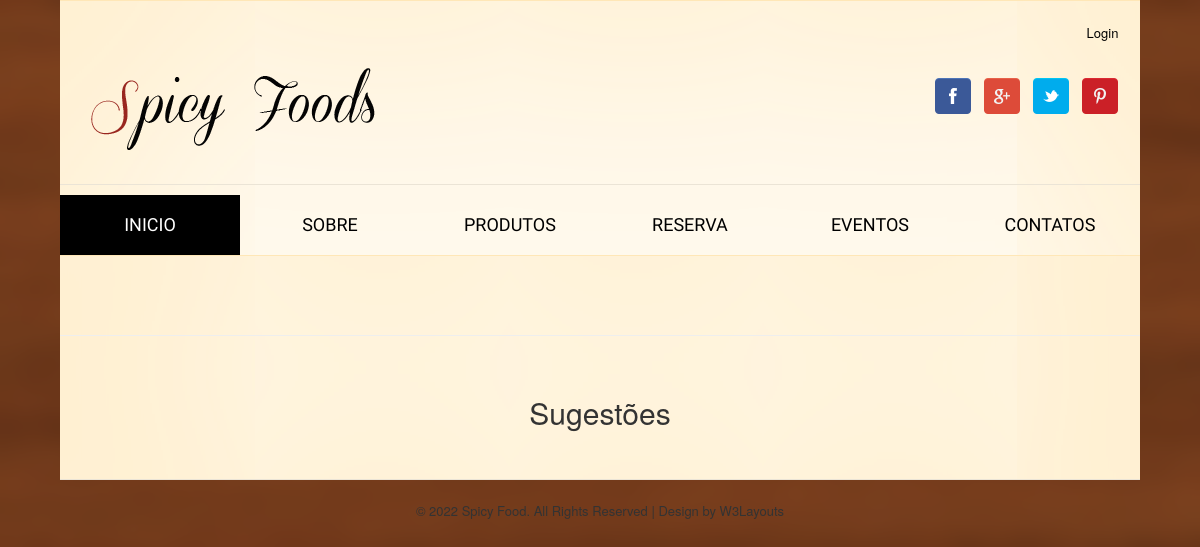
The page /frontoffice/about.php on the database as committed earlier.
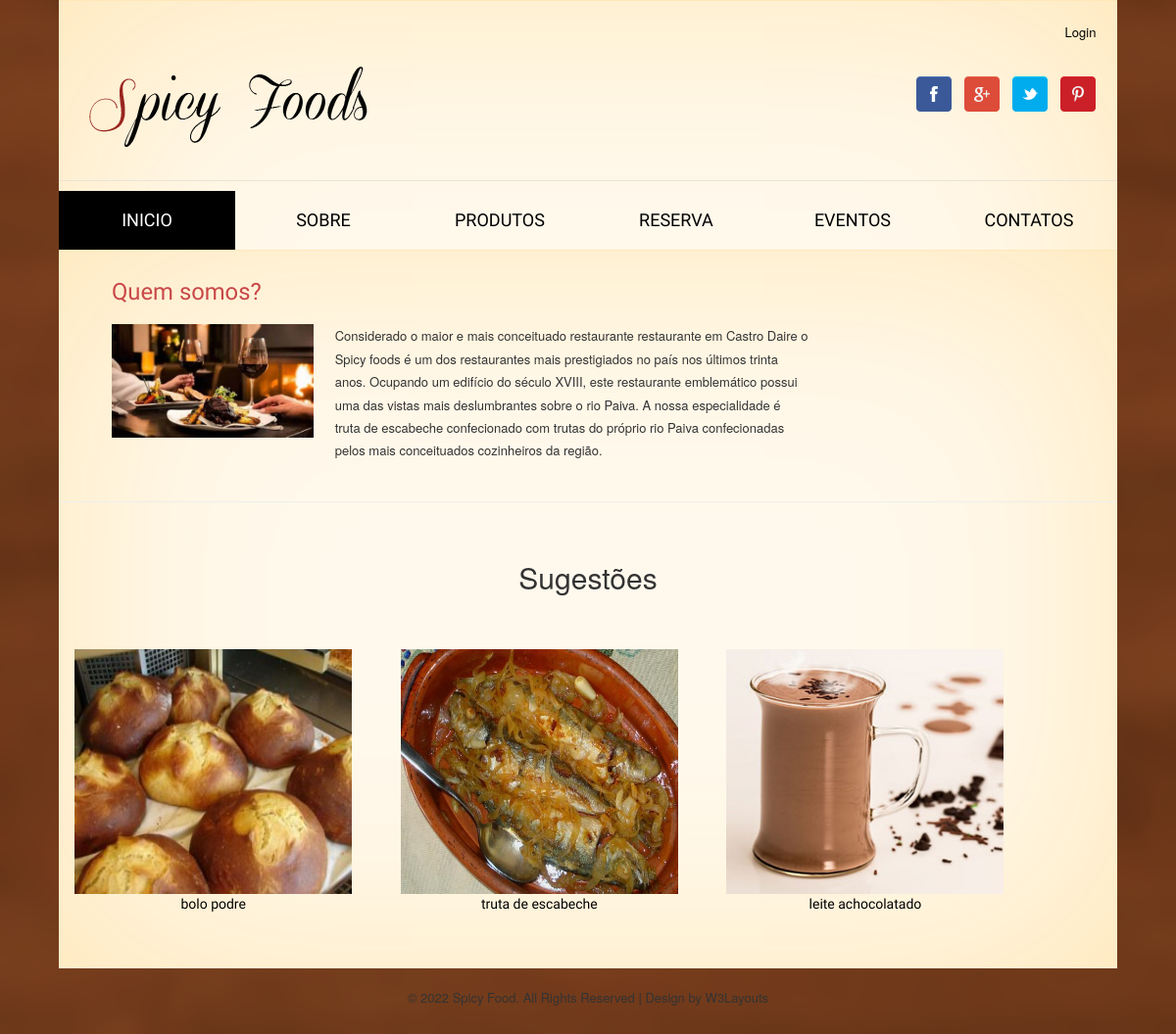
The same page on the database as committed later.
### tables this page shows
CREATE TABLE `noticias` (
  `ID_Noticia` int(11) NOT NULL,
  `ID_Tipo_Noticia` int(11) NOT NULL,
  `Titulo` varchar(100) NOT NULL,
  `Conteudo` varchar(1000) NOT NULL,
  `Data` varchar(10) NOT NULL,
  `ID_Utilizador` int(11) NOT NULL,
  `Imagem` varchar(75) NOT NULL,
  `Ativo` int(11) NOT NULL
);

CREATE TABLE `produtos` (
  `ID_Produto` int(11) NOT NULL,
  `Tipo_Produto` int(11) NOT NULL,
  `Nome_Produto` varchar(75) NOT NULL,
  `Descricao_Produto` varchar(500) NOT NULL,
  `Preco_Produto` decimal(10,0) NOT NULL,
  `Promocao` int(1) NOT NULL,
  `Desconto` int(11) DEFAULT NULL,
  `Imagem` varchar(250) NOT NULL,
  `Ativo` int(1) NOT NULL
);

### frontoffice/utils/conexao.inc.php (called while the page is built, shortened)
<?php
    function conexaoDB(){
        $servername = "localhost";
        $username = "root";
        $password = "";
        $database = "pap";
        try{
            $conn = mysqli_connect($servername, $username, $password, $database);
        }
        catch(mysqli_sql_exception $mensagem) {
            echo nl2br("Erro: Não foi possivel conectar ao MySQL".$mensagem);
            throw $mensagem;
        }
        return $conn;
    }
    function executarSQL($sql_command){
        $conn = conexaoDB();
        $resultado = mysqli_query($conn, $sql_command);
        return $resultado;
    }
?>

### frontoffice/about.php (the view, shortened to what this page needs)
<?php
	include("./header/header.php");
?>
<div class="total">
   	<div class="wrap">
		<div class="col span_1_of_about">
			<?php
				$resultado = executarSQL("SELECT n.*, tn.* FROM noticias n, tipo_noticia tn WHERE n.ID_tipo_Noticia = tn.ID_tipo_Noticia AND n.ID_tipo_Noticia = 8 ");
				$row = mysqli_fetch_array($resultado);
			?>
			<h3><?php echo $row["Titulo"]; ?></h3>
			<div class="about-img">
				<img src="<?php echo "../".$row["Imagem"]; ?>" alt=""/>
			</div>
			<div class="about-desc">
				<p><?php echo $row["Conteudo"]; ?></p>
			</div>
			</div>
		</div>
		<hr/>
		<br/>
		<h2><center>Sugestões</center></h2>
		<div class="content-bottom">
			<?php
				$consulta = "SELECT * FROM produtos LIMIT 0,3";
				if($result = executarSQL($consulta)){
					while($row = mysqli_fetch_array($result)){
						echo "<div class='col_1_of_3 span_1_of_3'>";
						echo "<a href='./single_products.php?ID=".$row["ID_Produto"]."'>";
							echo "<img src='../".$row["Imagem"]."' alt='' height='250' width='475'/>";
						echo "</a>";
						echo "<div class='texto_news'>";
							echo "<div class='bottom-head'>";
								echo "<h5>".$row["Nome_Produto"]."</h5>";
							echo "</div>";
						echo "</div>";
						echo "</div>";
					}
				}
			?>
		</div>
	</div>
<?php
	include("./footer/footer.php");
?>
</body>
</html>

Rows that differ between the two databases and show on the page:
added noticias: Titulo "Quem somos?", Imagem (picture), Conteudo "Considerado o maior e mais conceituado restaurante restaurante em Castro Daire o Spicy foods é um dos restaurantes mais prestigiados no país nos últimos trinta anos. Ocupando um edifício do século XVIII, este restaurante emblemático possui uma das vistas mais deslumbrantes sobre o rio Paiva. A nossa especialidade é truta de escabeche confecionado com trutas do próprio rio Paiva confecionadas pelos mais conceituados cozinheiros da região."
added produtos: Imagem (picture), Nome_Produto "bolo podre"
added produtos: Imagem (picture), Nome_Produto "truta de escabeche"
added produtos: Imagem (picture), Nome_Produto "leite achocolatado"
